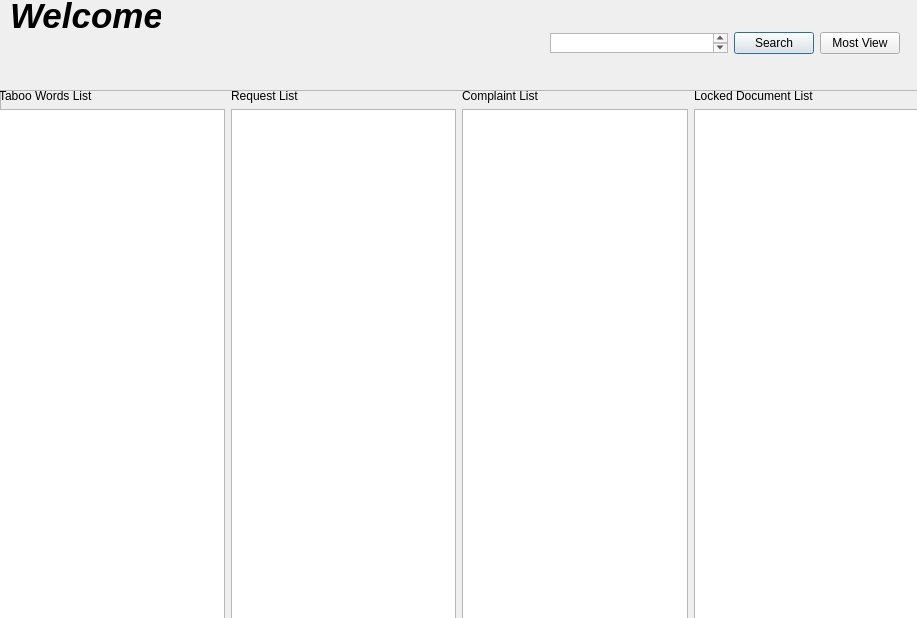
<?xml version="1.0" encoding="UTF-8"?>
<ui version="4.0">
 <class>Dialog</class>
 <widget class="QDialog" name="Dialog">
  <property name="geometry">
   <rect>
    <x>0</x>
    <y>0</y>
    <width>917</width>
    <height>618</height>
   </rect>
  </property>
  <property name="windowTitle">
   <string>Dialog</string>
  </property>
  <property name="styleSheet">
   <string notr="true">QDialog{
    background-image: url(/Users/kappa/Desktop/python/DocumentSharingSystem/GUI/images/ou_su_image.JPG)
}</string>
  </property>
  <widget class="QLabel" name="welcome_label">
   <property name="geometry">
    <rect>
     <x>10</x>
     <y>0</y>
     <width>151</width>
     <height>31</height>
    </rect>
   </property>
   <property name="font">
    <font>
     <pointsize>26</pointsize>
     <weight>75</weight>
     <italic>true</italic>
     <bold>true</bold>
     <strikeout>false</strikeout>
    </font>
   </property>
   <property name="text">
    <string>Welcome,</string>
   </property>
  </widget>
  <widget class="QWidget" name="layoutWidget">
   <property name="geometry">
    <rect>
     <x>550</x>
     <y>20</y>
     <width>350</width>
     <height>46</height>
    </rect>
   </property>
   <layout class="QHBoxLayout" name="horizontalLayout_2">
    <item>
     <widget class="QTextEdit" name="search_field">
      <property name="maximumSize">
       <size>
        <width>16777215</width>
        <height>20</height>
       </size>
      </property>
     </widget>
    </item>
    <item>
     <widget class="QPushButton" name="search_button">
      <property name="text">
       <string>Search</string>
      </property>
     </widget>
    </item>
    <item>
     <widget class="QPushButton" name="mostView_button">
      <property name="text">
       <string>Most View</string>
      </property>
     </widget>
    </item>
   </layout>
  </widget>
  <widget class="QFrame" name="frame">
   <property name="geometry">
    <rect>
     <x>0</x>
     <y>90</y>
     <width>921</width>
     <height>531</height>
    </rect>
   </property>
   <property name="frameShape">
    <enum>QFrame::StyledPanel</enum>
   </property>
   <property name="frameShadow">
    <enum>QFrame::Raised</enum>
   </property>
   <widget class="QWidget" name="gridLayoutWidget">
    <property name="geometry">
     <rect>
      <x>-1</x>
      <y>-1</y>
      <width>921</width>
      <height>531</height>
     </rect>
    </property>
    <layout class="QGridLayout" name="gridLayout">
     <item row="1" column="0">
      <widget class="QTableWidget" name="tabooWord_list"/>
     </item>
     <item row="0" column="0">
      <widget class="QLabel" name="tabooList_label">
       <property name="text">
        <string>Taboo Words List</string>
       </property>
      </widget>
     </item>
     <item row="1" column="2">
      <widget class="QTableWidget" name="complaint_list"/>
     </item>
     <item row="1" column="1">
      <widget class="QTableWidget" name="requestList"/>
     </item>
     <item row="0" column="1">
      <widget class="QLabel" name="requestList_label">
       <property name="text">
        <string>Request List</string>
       </property>
      </widget>
     </item>
     <item row="0" column="2">
      <widget class="QLabel" name="complaintList_label">
       <property name="text">
        <string>Complaint List</string>
       </property>
      </widget>
     </item>
     <item row="1" column="3">
      <widget class="QTableWidget" name="lockDoc_list"/>
     </item>
     <item row="0" column="3">
      <widget class="QLabel" name="lockedDoc_label">
       <property name="text">
        <string>Locked Document List</string>
       </property>
      </widget>
     </item>
    </layout>
   </widget>
  </widget>
  <widget class="QLabel" name="email_label">
   <property name="geometry">
    <rect>
     <x>10</x>
     <y>40</y>
     <width>211</width>
     <height>21</height>
    </rect>
   </property>
   <property name="font">
    <font>
     <pointsize>17</pointsize>
    </font>
   </property>
   <property name="text">
    <string/>
   </property>
  </widget>
 </widget>
 <resources/>
 <connections/>
</ui>
